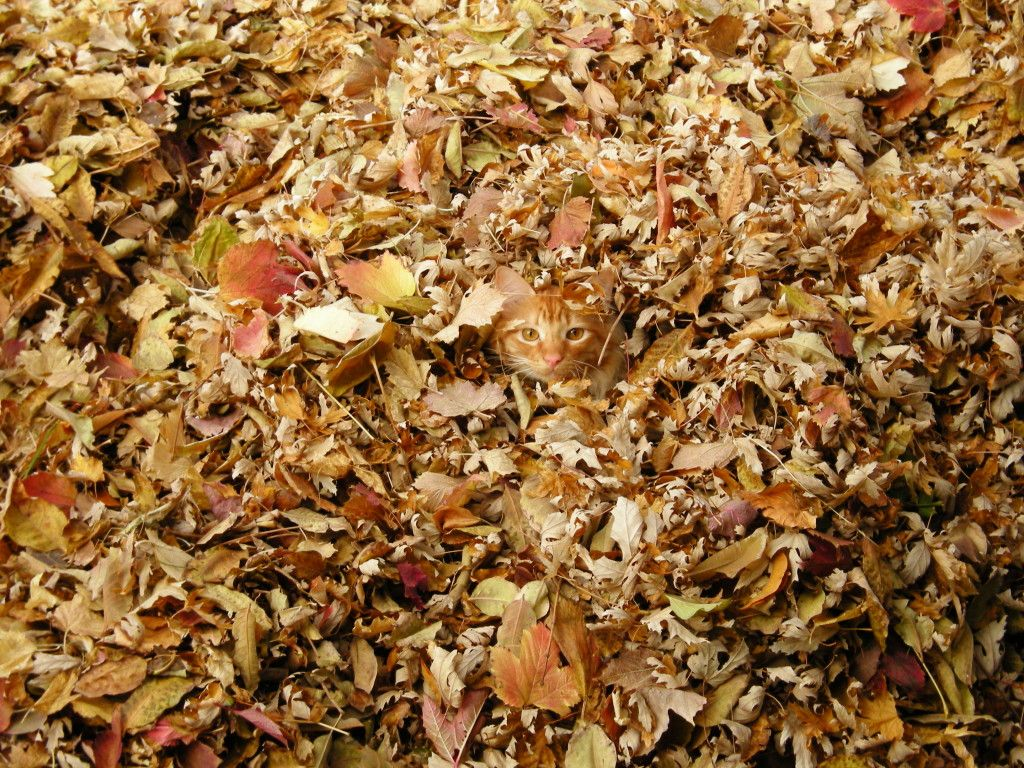
#> input picture Jupyter Notebooks (Labs 5-15)/cat.jpg, 1024 x 768 px
$ jupyter execute --allow-errors 'Lab 15.ipynb'
#> lines starting #> are read from the running program, lines starting #| are printed output that depends on the picture; after the words box and inside, x2 and y2 are one past the last pixel; in counts of white or black regions, pixels touching at a corner belong together
[cell 1]
import cv2 as cv
import numpy as np
from matplotlib import pyplot as plt
from jupyterthemes import jtplot

jtplot.style()

[cell 2]
def show_images(im_dict, cols, shape = (1,1), length = None, size = 8):
    if not length:
        length = len(im_dict)
    else:
        length = max(length, len(im_dict))
    w_size = shape[1] / sum(shape) * size
    h_size = shape[0] / sum(shape) * size
    rows = np.ceil(length / cols)
    fig = plt.figure(figsize=(w_size*cols, h_size*rows))
    i = 0
    for key, value in im_dict.items():
        i += 1
        if len(value.shape) > 2:
            conv = cv.COLOR_BGR2RGB
        else:
            conv = cv.COLOR_GRAY2RGB
        im = cv.cvtColor(value, conv)
        sub = fig.add_subplot(rows, cols, i)
        sub.set_title(key)
        plt.axis('off')
        plt.imshow(im)
    return fig

[cell 3]
src = cv.imread('cat.jpg')
#> src is the input picture: shape (768, 1024, 3); mean B, G, R 59.4, 106.1, 147.6
dst = src.copy()
template = cv.imread('cat_detail.png')
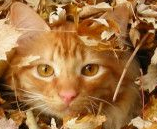
#> input picture Jupyter Notebooks (Labs 5-15)/cat_detail.png, 157 x 129 px
#> template is the input picture: shape (129, 157, 3); mean B, G, R 64.2, 113.5, 162.2
h, w, d = template.shape
#> h = 129; w = 157; d = 3

res = cv.matchTemplate(src,template,cv.TM_CCOEFF)
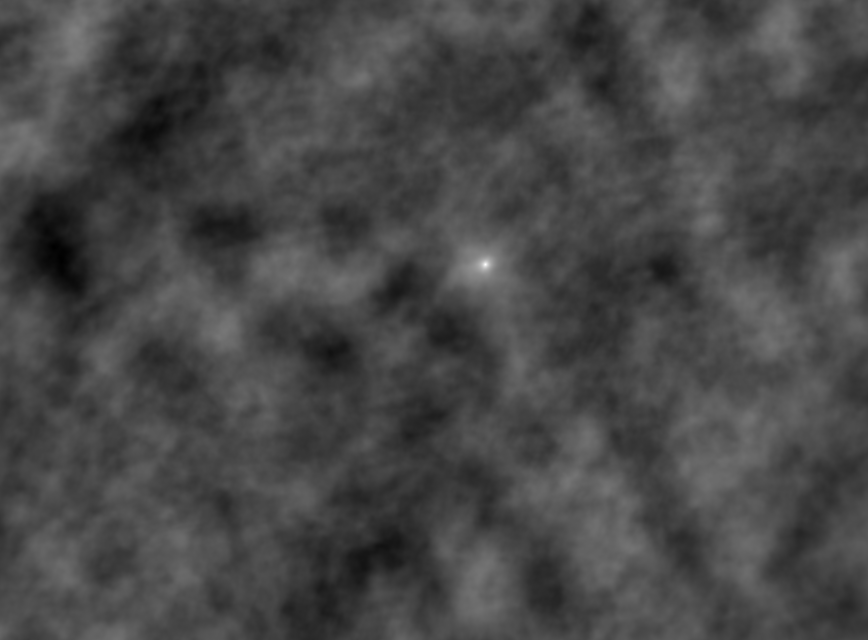
#> res: shape (640, 868) float32; min -61497048, max 166134768, mean 2217889.8; drawn with min black and max white
res = cv.normalize(res, None, 0, 255, cv.NORM_MINMAX, cv.CV_8U)
min_val, max_val, min_loc, max_loc = cv.minMaxLoc(res)
#> min_val = 0; max_val = 255; min_loc = (54, 246); max_loc = (485, 264)
top_left = max_loc
#> top_left = (485, 264)
bottom_right = (top_left[0] + w, top_left[1] + h)
#> bottom_right = (642, 393)
_ = cv.rectangle(dst, top_left, bottom_right, [255,255,255], 3)
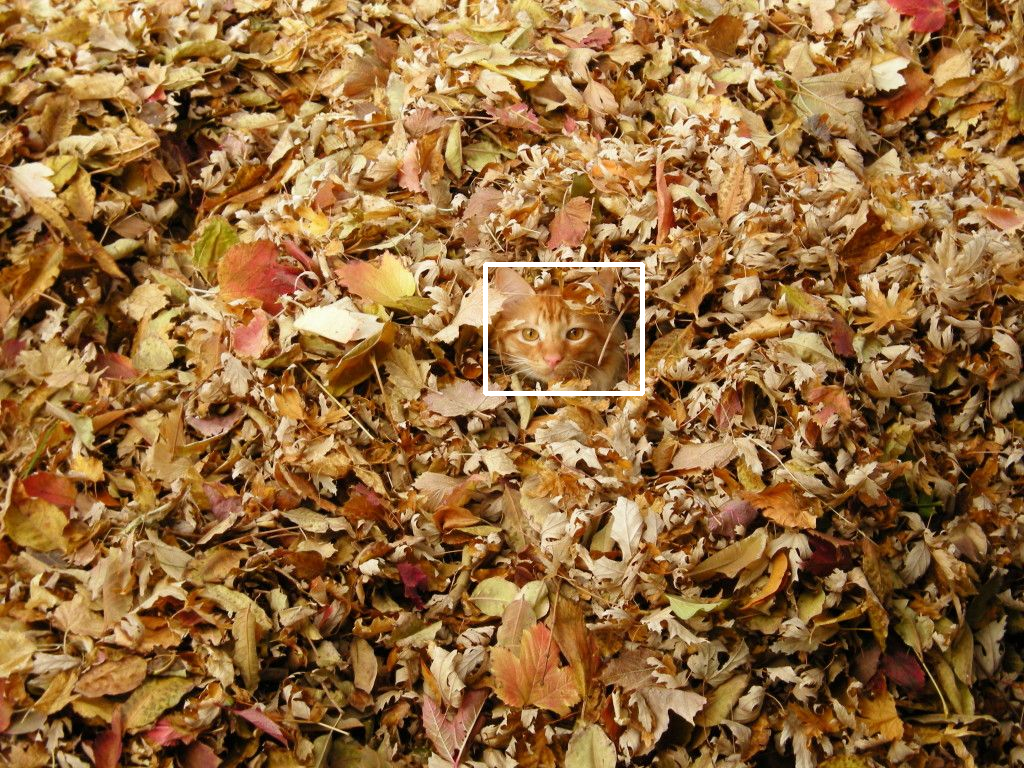
#> dst: shape (768, 1024, 3); 0.36% of pixels changed, all inside (x1, y1, x2, y2) = (483, 262, 645, 396)

[cell 4]
im_dict = {
    'Source':src,
    'Detected Point':dst,
    'Template':template,
    'Result':res
}

cols = 2
size = 16
#> (the rest of this cell did not finish here and is left out)

#> in show_images, `length = len(im_dict)`: length = 4
#> in show_images, `rows = np.ceil(length / cols)`: rows = 2
#> the loop in show_images, `for key, value in im_dict.items():` made 1 pass
#> (key, i, conv) on pass 1: ('Source', 1, 4)
#> after the loop in show_images, `for key, value in im_dict.items():`: i = 1
